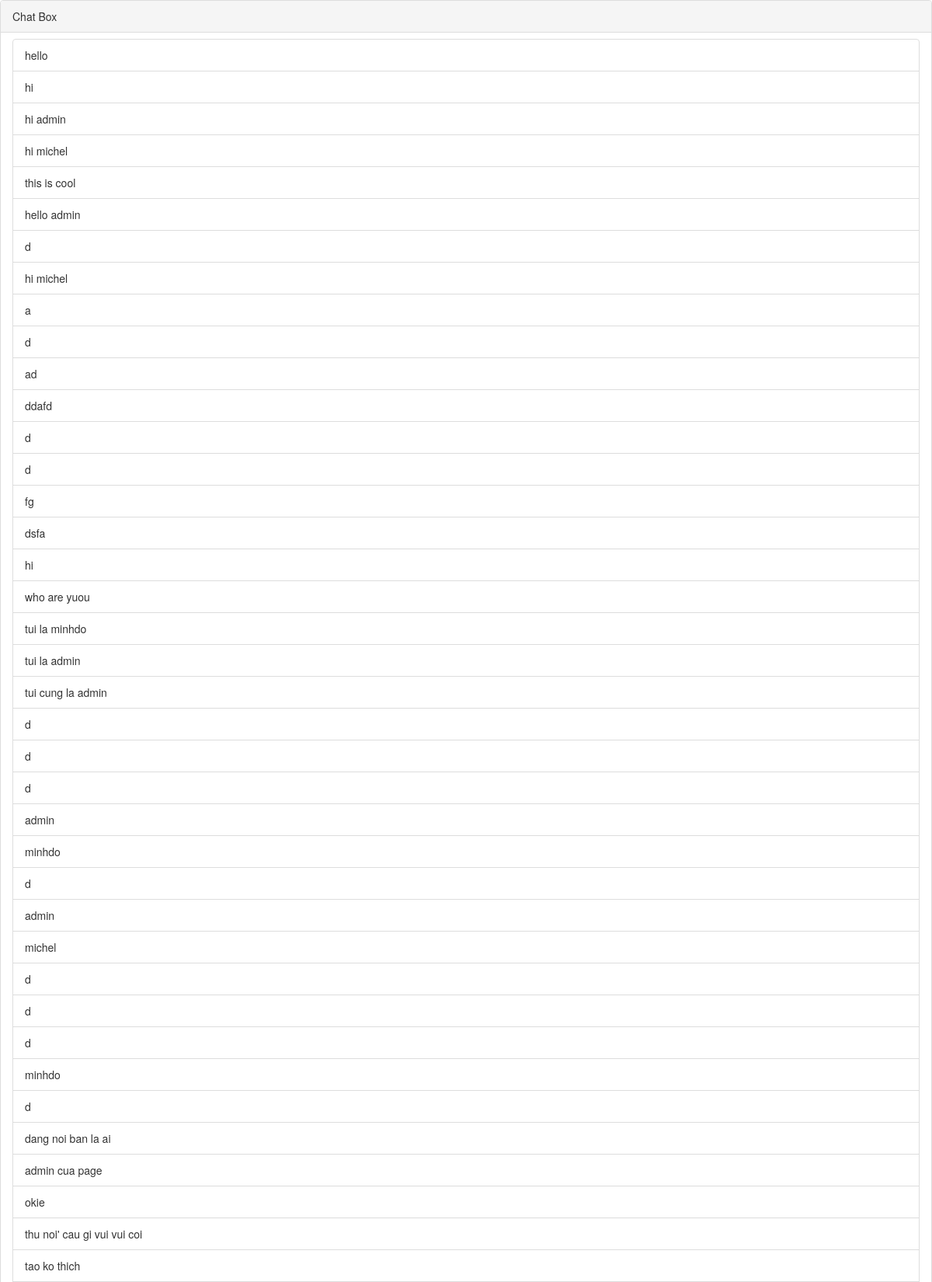
/home/ (upper part), run on the app's committed database.
### alpha/models.py (models this page shows, shortened)
class Chat(models.Model):
    created = models.DateTimeField(auto_now_add=True)
    user = models.ForeignKey(User)
    message = models.CharField(max_length=200)
    sentence_type = models.CharField(max_length=200)

### alpha/views.py (the view)
# urls.py: url(r'^home/$', views.Home, name='home'),
def Home(request):
    c = Chat.objects.all()
    return render(request, "alpha/home.html", {'home': 'active', 'chat': c})

### alpha/templates/alpha/home.html (shortened to what this page needs)
{% load staticfiles %}
<html>
<head>
    <link rel="stylesheet" href="http://maxcdn.bootstrapcdn.com/bootstrap/3.3.5/css/bootstrap.min.css">
    <link rel="stylesheet" href="{% static 'chat.css' %}">
</head>
<body>
    <div id="chat-body" class="panel panel-default">
        <div class="panel-heading">Chat Box</div>
        <div id="msg-list-div" class="panel-body">
            <ul id="msg-list" class="list-group">
                {% for obj in chat %}
                    {% if obj.user == request.user %}
                        <li class="text-right list-group-item">{{ obj.message }}</li>
                    {% else %}
                        <li class="text-left list-group-item">{{ obj.message }}</li>
                    {% endif %}
                {% empty %}
                    <li class="text-right list-group-item">No messages yet!</li>
                {% endfor %}
            </ul>
        </div>
    </div>
</body>
</html>

### static/chat.css (style rules this page uses)
.panel-body { overflow-y: scroll; height: 85%; }

### data on the page
Chat: message "hello"
Chat: message "hi"
Chat: message "hi admin"
Chat: message "hi michel"
Chat: message "this is cool"
Chat: message "hello admin"
Chat: message "d"
Chat: message "hi michel"
Chat: message "a"
Chat: message "d"
Chat: message "ad"
Chat: message "ddafd"
Chat: message "d"
Chat: message "d"
Chat: message "fg"
Chat: message "dsfa"
Chat: message "hi"
Chat: message "who are yuou"
Chat: message "tui la minhdo"
Chat: message "tui la admin"
Chat: message "tui cung la admin"
Chat: message "d"
Chat: message "d"
Chat: message "d"
Chat: message "admin"
Chat: message "minhdo"
Chat: message "d"
Chat: message "admin"
Chat: message "michel"
Chat: message "d"
Chat: message "d"
Chat: message "d"
Chat: message "minhdo"
Chat: message "d"
Chat: message "dang noi ban la ai"
Chat: message "admin cua page"
Chat: message "okie"
Chat: message "thu noi' cau gi vui vui coi"
Chat: message "tao ko thich"
